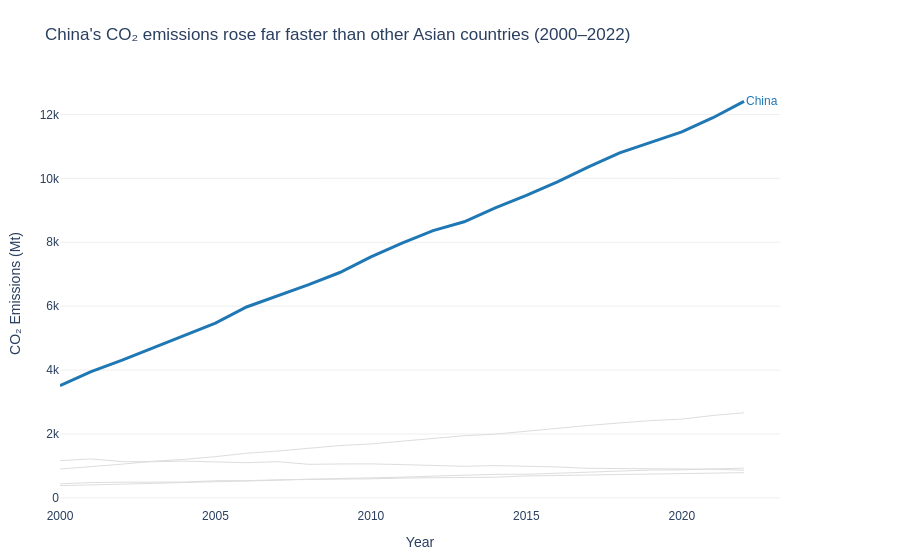

The notebook cell this image was saved under:
### Markdown cell above
---
## Task 1 — Multi-Series Line Chart with Highlight

**What to build:** A line chart showing CO2 emissions over time for **all Asian countries** in the dataset, with one country highlighted.

**Requirements:**
- All countries shown (for context), but only **one highlighted in colour** — your choice which
- All other lines in grey (#DDDDDD), thinner
- Highlighted country **labelled directly** at the end of its line (not in a legend)
- Insight title that names the highlighted country and its story

> 💡 `df[df['Region'] == 'Asia']` to filter; use `go.Figure()` with a loop for per-country control

### Code cell
# Task 1 — Multi-series line with highlight
# YOUR CODE HERE
asia = df[df['Region'] == 'Asia'].copy()

highlight_country = "China"

fig = go.Figure()

for country in asia['Country'].unique():
    country_df = asia[asia['Country'] == country].sort_values('Year')

    if country == highlight_country:
        fig.add_trace(
            go.Scatter(
                x=country_df['Year'],
                y=country_df['CO2_Mt'],
                mode='lines',
                name=country,
                line=dict(color='#1f77b4', width=3)
            )
        )
    else:
        fig.add_trace(
            go.Scatter(
                x=country_df['Year'],
                y=country_df['CO2_Mt'],
                mode='lines',
                name=country,
                line=dict(color='#DDDDDD', width=1),
                hoverinfo='skip',
                showlegend=False
            )
        )

# Direct label at end of highlighted line
last_point = (
    asia[asia['Country'] == highlight_country]
    .sort_values('Year')
    .iloc[-1]
)

fig.add_annotation(
    x=last_point['Year'],
    y=last_point['CO2_Mt'],
    text=highlight_country,
    showarrow=False,
    xanchor='left',
    font=dict(size=12, family='Arial', color='#1f77b4')
)

fig.update_layout(
    title="China's CO₂ emissions rose far faster than other Asian countries (2000–2022)",
    font=dict(family="Arial", size=12),
    plot_bgcolor='white',
    paper_bgcolor='white',
    xaxis_title="Year",
    yaxis_title="CO₂ Emissions (Mt)",
    showlegend=False,
    margin=dict(l=60, r=120, t=80, b=50)
)

# Remove clutter
fig.update_xaxes(showgrid=False, showline=False, zeroline=False)
fig.update_yaxes(
    showgrid=True,
    gridcolor='#EEEEEE',
    showline=False,
    zeroline=False
)

fig.show()

### Figure 1 — Plotly figure (JSON) as saved in the notebook; plotly's stock layout.template omitted (floating-point values rounded to 4 significant figures)
{"data": [{"line": {"color": "#1f77b4", "width": 3}, "mode": "lines", "name": "China", "type": "scatter", "x": [2000, 2001, 2002, 2003, 2004, 2005, 2006, 2007, 2008, 2009, 2010, 2011, 2012, 2013, 2014, 2015, 2016, 2017, 2018, 2019, 2020, 2021, 2022], "y": [3514.0, 3952.0, 4312.0, 4692.0, 5079.0, 5468.0, 5974.0, 6323.0, 6673.0, 7053.0, 7543.0, 7972.0, 8365.0, 8641.0, 9078.0, 9466.0, 9887.0, 10360.0, 10790.0, 11130.0, 11450.0, 11900.0, 12410.0]}, {"hoverinfo": "skip", "line": {"color": "#DDDDDD", "width": 1}, "mode": "lines", "name": "India", "showlegend": false, "type": "scatter", "x": [2000, 2001, 2002, 2003, 2004, 2005, 2006, 2007, 2008, 2009, 2010, 2011, 2012, 2013, 2014, 2015, 2016, 2017, 2018, 2019, 2020, 2021, 2022], "y": [901.6, 974.6, 1056.0, 1146.0, 1205.0, 1291.0, 1396.0, 1466.0, 1542.0, 1637.0, 1687.0, 1774.0, 1865.0, 1945.0, 1994.0, 2092.0, 2177.0, 2267.0, 2345.0, 2419.0, 2466.0, 2580.0, 2661.0]}, {"hoverinfo": "skip", "line": {"color": "#DDDDDD", "width": 1}, "mode": "lines", "name": "Japan", "showlegend": false, "type": "scatter", "x": [2000, 2001, 2002, 2003, 2004, 2005, 2006, 2007, 2008, 2009, 2010, 2011, 2012, 2013, 2014, 2015, 2016, 2017, 2018, 2019, 2020, 2021, 2022], "y": [1166.0, 1220.0, 1136.0, 1131.0, 1151.0, 1127.0, 1101.0, 1133.0, 1050.0, 1061.0, 1064.0, 1042.0, 1005.0, 990.9, 1010.0, 996.6, 967.4, 925.1, 916.6, 914.5, 902.8, 898.1, 865.1]}, {"hoverinfo": "skip", "line": {"color": "#DDDDDD", "width": 1}, "mode": "lines", "name": "South Korea", "showlegend": false, "type": "scatter", "x": [2000, 2001, 2002, 2003, 2004, 2005, 2006, 2007, 2008, 2009, 2010, 2011, 2012, 2013, 2014, 2015, 2016, 2017, 2018, 2019, 2020, 2021, 2022], "y": [438.1, 481.5, 490.6, 490.8, 494.6, 537.2, 539.0, 566.1, 570.0, 585.4, 595.9, 620.6, 631.1, 649.6, 646.2, 686.5, 704.0, 706.0, 738.5, 750.8, 755.8, 777.3, 789.5]}, {"hoverinfo": "skip", "line": {"color": "#DDDDDD", "width": 1}, "mode": "lines", "name": "Indonesia", "showlegend": false, "type": "scatter", "x": [2000, 2001, 2002, 2003, 2004, 2005, 2006, 2007, 2008, 2009, 2010, 2011, 2012, 2013, 2014, 2015, 2016, 2017, 2018, 2019, 2020, 2021, 2022], "y": [382.8, 400.4, 430.7, 453.8, 482.6, 501.9, 533.0, 551.8, 586.6, 602.5, 614.5, 647.3, 680.1, 717.7, 736.3, 738.2, 768.8, 813.7, 834.8, 872.3, 876.5, 898.5, 930.5]}], "layout": {"annotations": [{"font": {"color": "#1f77b4", "family": "Arial", "size": 12}, "showarrow": false, "text": "China", "x": 2022, "xanchor": "left", "y": 12410.0}], "font": {"family": "Arial", "size": 12}, "margin": {"b": 50, "l": 60, "r": 120, "t": 80}, "paper_bgcolor": "white", "plot_bgcolor": "white", "showlegend": false, "title": {"text": "China's CO₂ emissions rose far faster than other Asian countries (2000–2022)"}, "xaxis": {"showgrid": false, "showline": false, "title": {"text": "Year"}, "zeroline": false}, "yaxis": {"gridcolor": "#EEEEEE", "showgrid": true, "showline": false, "title": {"text": "CO₂ Emissions (Mt)"}, "zeroline": false}}}
